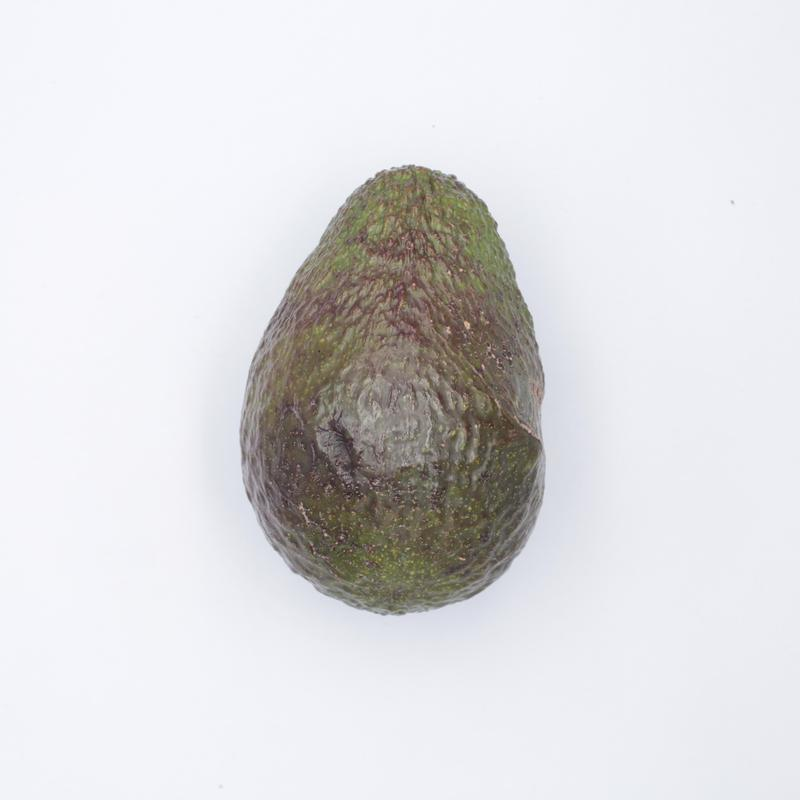
#> input picture Datasets/detection/Images/T10_d01_227_b_1.jpg, 800 x 800 px, found by its file name; its folder holds only this picture in this run
$ jupyter execute --allow-errors bound_annotate.ipynb
#> lines starting #> are read from the running program, lines starting #| are printed output that depends on the picture; after the words box and inside, x2 and y2 are one past the last pixel; in counts of white or black regions, pixels touching at a corner belong together
[cell 1]
import cv2 as cv
import os
import matplotlib.pyplot as plt
import numpy as np

[cell 2]
IMG_PATH = './detection/Images/'
ANNO_PATH = './detection/Annotation/'

len(os.listdir(IMG_PATH))

[cell 3]
img = './detection/Images/T10_d01_002_a_1.jpg'

# plt.imshow(img)
# plt.plot()

[cell 4]
im = cv.imread(img)
# im = cv.imread("split-data/train/Ripe (First Stage)/T10_d04_227_a_3.jpg")
#> (the rest of this cell did not finish here and is left out)

[cell 5]
import cv2 as cv

def avocado_detect(img):
#> called with img = './detection/Images/T10_d01_002_a_1.jpg'
    im = cv.imread(img)
    gray = cv.cvtColor(im, cv.COLOR_BGR2GRAY)
    blurred = cv.GaussianBlur(gray, (5, 5), 0)

    # Edge detection
    edges = cv.Canny(blurred, 100, 300)

    # Contours
    contours, _ = cv.findContours(edges, cv.RETR_EXTERNAL, cv.CHAIN_APPROX_SIMPLE)
    img_h, img_w = im.shape[:2]

    txt_lines = []
    valid_contours = []

    # Collect valid contours based on area
    for cnt in contours:
        area = cv.contourArea(cnt)
        if area > 100:
            valid_contours.append(cnt)

    if valid_contours:
        # Find the overall bounding rectangle for all valid contours
        x_min = float('inf')
        y_min = float('inf')
        x_max = float('-inf')
        y_max = float('-inf')

        for cnt in valid_contours:
            x, y, w, h = cv.boundingRect(cnt)
            x_min = min(x_min, x)
            y_min = min(y_min, y)
            x_max = max(x_max, x + w)
            y_max = max(y_max, y + h)

        # Calculate center and normalized dimensions
        cx = (x_min + (x_max - x_min) / 2) / img_w
        cy = (y_min + (y_max - y_min) / 2) / img_h
        nw = (x_max - x_min) / img_w
        nh = (y_max - y_min) / img_h
        txt_lines.append(f"0 {cx:.6f} {cy:.6f} {nw:.6f} {nh:.6f}")

        # Draw the single bounding rectangle
        im_vis = cv.cvtColor(im, cv.COLOR_BGR2RGB)
        cv.rectangle(im_vis, (x_min, y_min), (x_max, y_max), (0, 255, 0), 2)
    else:
        im_vis = cv.cvtColor(im, cv.COLOR_BGR2RGB)

    return im_vis

[cell 6]
NEW_PATH = './split-data/train/'

# Get list of folders
#> (the rest of this cell did not finish here and is left out)

[cell 7]
## Annotate the data
import os
import cv2 as cv
from xml.etree.ElementTree import Element, SubElement, tostring
from xml.dom import minidom

# [90 lines left out: function avocado_annotate, not called in this run]

[cell 8]
# only run once

# for i in os.listdir('./detection/Images/'):
#     avocado_annotate(os.path.join('./detection/Images/', i))

[cell 9]
from xml.etree.ElementTree import parse
import matplotlib.patches as patches

img_path = './detection/Images/T10_d01_002_a_1.jpg'

# Process image to generate annotation and get visualization
#> (the rest of this cell did not finish here and is left out)

[cell 10]
import os
import cv2 as cv
import matplotlib.pyplot as plt
import matplotlib.patches as patches
import json
import numpy as np

def avocado_detect(img, annotations_list):
    # Read image
    im = cv.imread(img)
#> im is the input picture: shape (800, 800, 3); mean B, G, R 220.9, 218.9, 219.5
    if im is None:
        raise ValueError(f"Could not read image: {img}")

    gray = cv.cvtColor(im, cv.COLOR_BGR2GRAY)
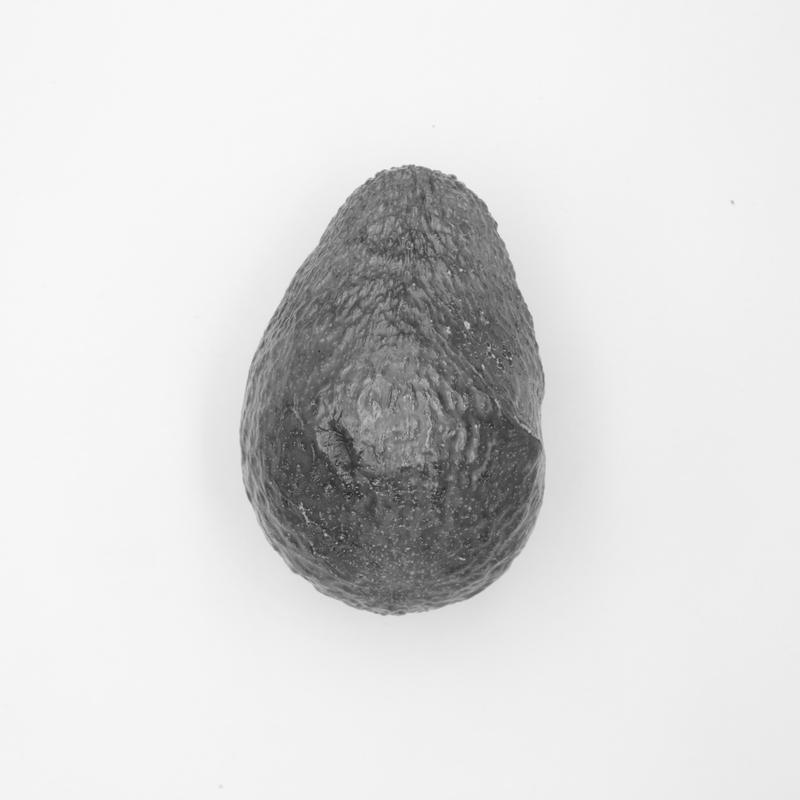
#> gray: shape (800, 800); min 33, max 251, mean 219.1
    blurred = cv.GaussianBlur(gray, (5, 5), 0)
    edges = cv.Canny(blurred, 100, 300)
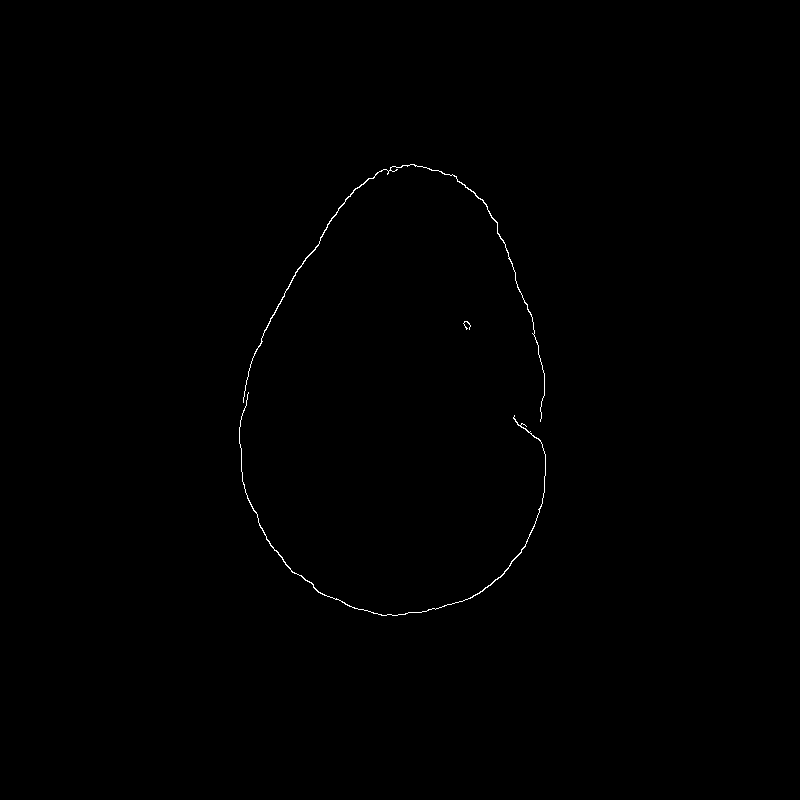
#> edges: shape (800, 800); 0.23% white in thin lines or dots, all inside (x1, y1, x2, y2) = (239, 164, 546, 616)
    contours, _ = cv.findContours(edges, cv.RETR_EXTERNAL, cv.CHAIN_APPROX_SIMPLE)
#> contours = 3 contours, 1 with area under 20; largest, box (x1, y1, x2, y2) and area: (243, 164, 545, 422) 176, (239, 392, 546, 616) 145
    img_h, img_w = im.shape[:2]
#> img_h = 800; img_w = 800

    valid_contours = []
    for cnt in contours:
        area = cv.contourArea(cnt)
        if area > 100:
            valid_contours.append(cnt)
#> this loop made 3 passes
#> area on passes 1, 3: 145, 175.5
#> after the loop, valid_contours = 2 contours; box (x1, y1, x2, y2) and area: (243, 164, 545, 422) 176, (239, 392, 546, 616) 145

    # Prepare JSON annotation entry
    img_filename = os.path.basename(img)
    annotation_entry = {
        "imagefilename": img_filename,
        "annotation": []
    }

    if valid_contours:
        x_min = float('inf')
        y_min = float('inf')
        x_max = float('-inf')
        y_max = float('-inf')

        for cnt in valid_contours:
            x, y, w, h = cv.boundingRect(cnt)
            x_min = min(x_min, x)
            y_min = min(y_min, y)
            x_max = max(x_max, x + w)
            y_max = max(y_max, y + h)
#> this loop made 2 passes
#> (x, y, w, h, x_min, y_min, x_max, y_max) on passes 1 to 2: (239, 392, 307, 224, 239, 392, 546, 616), (243, 164, 302, 258, 239, 164, 546, 616)

        # Calculate center and dimensions for JSON
        width = x_max - x_min
#> width = 307
        height = y_max - y_min
#> height = 452
        x_center = x_min + width / 2
#> x_center = 392.5
        y_center = y_min + height / 2
#> y_center = 390

        annotation_entry["annotation"].append({
            "coordinates": {
                "x": round(x_center, 3),
                "y": round(y_center, 3),
                "width": round(width, 3),
                "height": round(height, 3)
            },
            "label": "avocado"
        })

        im_vis = cv.cvtColor(im, cv.COLOR_BGR2RGB)
        cv.rectangle(im_vis, (x_min, y_min), (x_max, y_max), (0, 255, 0), 2)
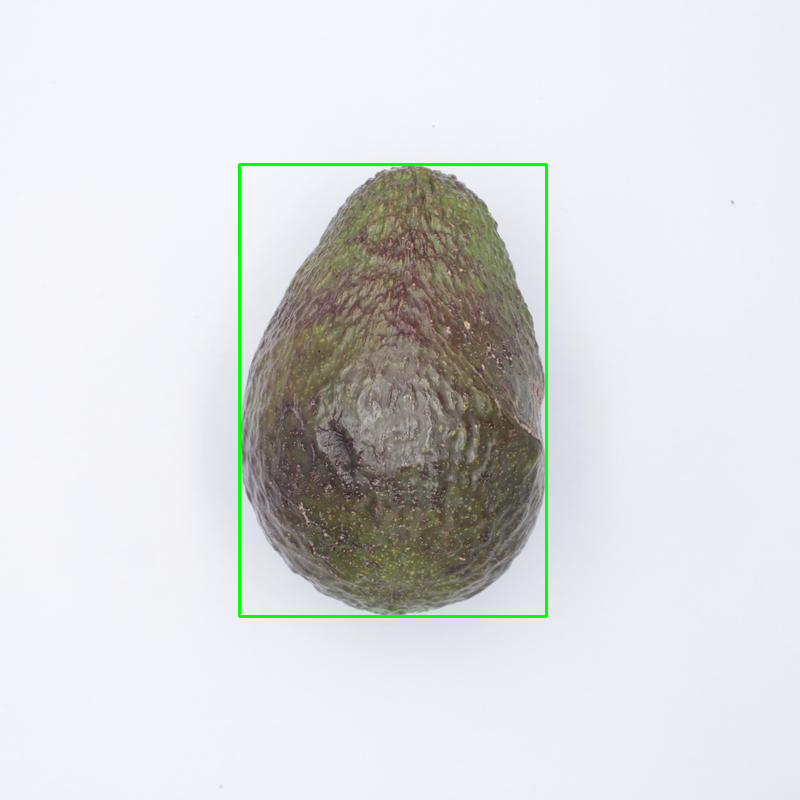
#> im_vis: shape (800, 800, 3); mean R, G, B 217.9, 219, 219.3
    else:
        im_vis = cv.cvtColor(im, cv.COLOR_BGR2RGB)

    annotations_list.append(annotation_entry)
    return im_vis, {"x_min": x_min, "y_min": y_min, "x_max": x_max, "y_max": y_max} if valid_contours else None

# Directory setup
NEW_PATH = './detection_createML/Images/'
annotation_dir = './detection_createML/'
os.makedirs(annotation_dir, exist_ok=True)
json_path = os.path.join(annotation_dir, 'annotations.json')

# Collect annotations for all images
annotations_list = []
first_image_data = None
first_image_vis = None

# Get all images in the single folder
images = [f for f in sorted(os.listdir(NEW_PATH)) if f.lower().endswith(('.jpg', '.png', '.jpeg'))]
if not images:
    raise ValueError(f"No images found in directory: {NEW_PATH}")

# Process all images but store first image for plotting
for img in images:
    img_path = os.path.join(NEW_PATH, img)
    im_vis, bbox = avocado_detect(img_path, annotations_list)
#> bbox = {'x_min': 239, 'y_min': 164, 'x_max': 546, 'y_max': 616}
    if first_image_data is None:
        first_image_data = {"img_path": img_path, "bbox": bbox}
        first_image_vis = im_vis

# Save annotations to JSON
with open(json_path, 'w', encoding='utf-8') as f:
    json.dump(annotations_list, f, indent=2)

# Plot first image with bounding box
if first_image_data:
    fig, ax = plt.subplots(figsize=(8, 6))
    ax.imshow(first_image_vis)
    if first_image_data["bbox"]:
        bbox = first_image_data["bbox"]
        rect = patches.Rectangle(
            (bbox["x_min"], bbox["y_min"]),
            bbox["x_max"] - bbox["x_min"],
            bbox["y_max"] - bbox["y_min"],
            linewidth=2, edgecolor='r', facecolor='none', label='JSON Annotation'
        )
        ax.add_patch(rect)
        ax.legend()

    ax.set_title(f"Image: {os.path.basename(first_image_data['img_path'])}")
    ax.axis('off')
    plt.tight_layout()
    plt.show()
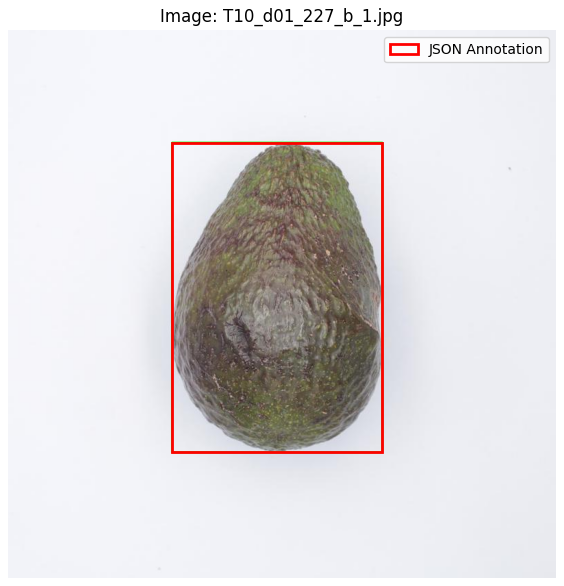
#> figure drawn by matplotlib, 1 panel
else:
    raise ValueError("No images processed")
